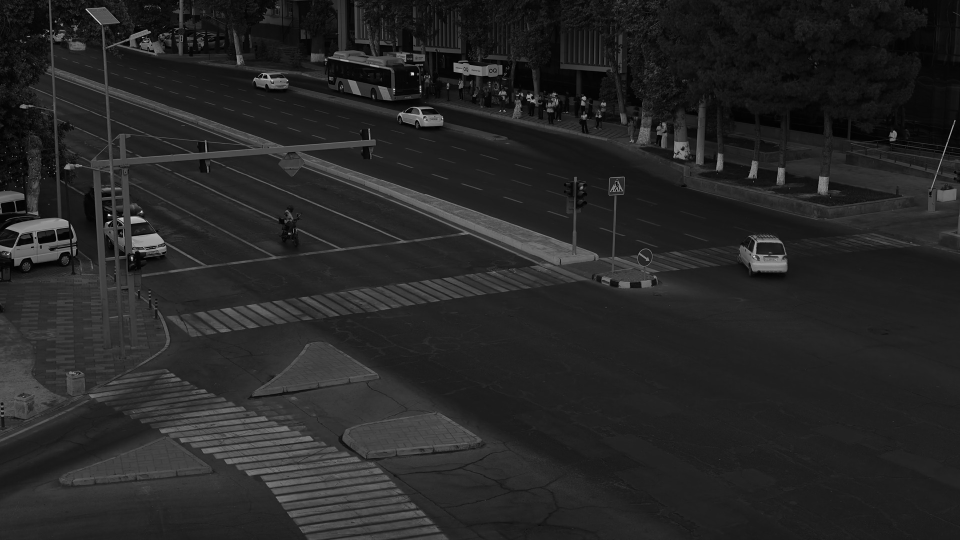
#> input picture weights/scene_reference.jpg, 1920 x 1080 px (shown at 1/2 size)
$ python -i traffic_light.py   (imports and definitions only)
#> lines starting #> are read from the running program, lines starting #| are printed output that depends on the picture
#> further down, picture is the input picture: shape (1080, 1920, 3); min 0, max 255, mean 37.8
"""
traffic_light.py — Robust traffic signal detector using HSV glowing-bulb segmentation.
"""
import cv2
import numpy as np

class TrafficLightDetector:
    def __init__(self, history_len: int = 5):
        self.history = []
        self.history_len = history_len
        self.last_state = "GREEN"

    def detect_frame(self, frame: np.ndarray) -> str:
        """
        Detects current traffic light state from frame (supports any resolution).
        """
        H, W = frame.shape[:2]
#> H = 1080; W = 1920
        sx = W / 3840.0
#> sx = 0.5
        sy = H / 2160.0
#> sy = 0.5

        ymin, ymax = int(680 * sy), int(880 * sy)
#> ymin = 340; ymax = 440
        xmin, xmax = int(2260 * sx), int(2380 * sx)
#> xmin = 1130; xmax = 1190

        roi = frame[ymin:ymax, xmin:xmax]
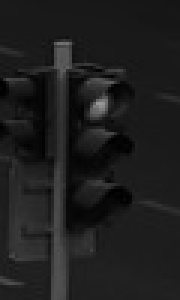
#> roi: shape (100, 60, 3) (shown 3 times larger); min 0, max 153, mean 29.9
        if roi.size == 0:
            return self.last_state

        hsv = cv2.cvtColor(roi, cv2.COLOR_BGR2HSV)
#> hsv: shape (100, 60, 3); mean H, S, V 0, 0, 29.9
        # Red hue wraps around 0 and 180
        mask_r1 = cv2.inRange(hsv, np.array([0, 80, 90]), np.array([12, 255, 255]))
#> mask_r1: shape (100, 60); every value is 0
        mask_r2 = cv2.inRange(hsv, np.array([168, 80, 90]), np.array([180, 255, 255]))
        mask_red = mask_r1 | mask_r2

        # Green hue
        mask_green = cv2.inRange(hsv, np.array([40, 70, 90]), np.array([95, 255, 255]))

        red_pixels = int(cv2.countNonZero(mask_red))
#> red_pixels = 0
        green_pixels = int(cv2.countNonZero(mask_green))
#> green_pixels = 0

        # Minimum pixel threshold adjusted for scale
        thresh = max(10, int(25 * (W / 3840.0) * (H / 2160.0)))
#> thresh = 10

        instant_state = "UNKNOWN"
        if red_pixels > thresh and red_pixels > green_pixels:
            instant_state = "RED"
        elif green_pixels > thresh and green_pixels > red_pixels:
            instant_state = "GREEN"

        if instant_state != "UNKNOWN":
            self.history.append(instant_state)
            if len(self.history) > self.history_len:
                self.history.pop(0)

            counts = {"RED": self.history.count("RED"), "GREEN": self.history.count("GREEN")}
            if counts["RED"] > counts["GREEN"]:
                self.last_state = "RED"
            elif counts["GREEN"] > counts["RED"]:
                self.last_state = "GREEN"

        return self.last_state

>>> import cv2
>>> picture = cv2.imread('../weights/scene_reference.jpg')
>>> result = TrafficLightDetector().detect_frame(picture)
#> result = 'GREEN'
